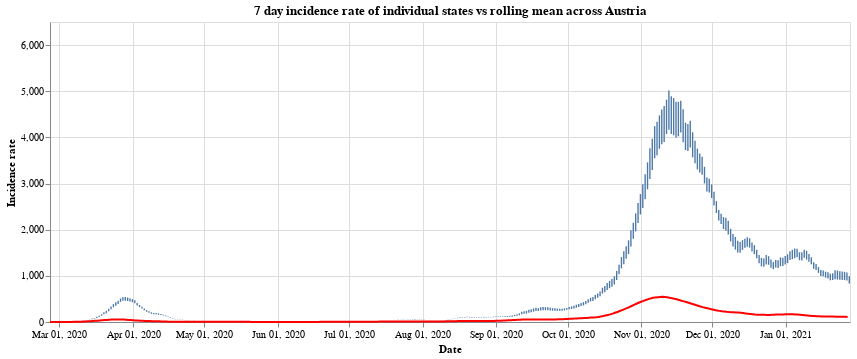

The notebook cell saved with this chart:
### Markdown cell above
Finally we have the

### Code cell
#collapse
states = at_data['Bundesland'].unique()
states.sort()

selection = alt.selection_single(
    name='Select',
    fields=['Bundesland'],
    init={'Bundesland': 'Vorarlberg'},
    bind={'Bundesland': alt.binding_select(options=states)}
)

# scatter plot, modify opacity based on selection
bars = alt.Chart(at_data).mark_bar().add_selection(
    selection
).encode(
    x=alt.X("yearmonthdate(Time):T", axis=alt.Axis(title='Date')),
    y=alt.Y("SiebenTageInzidenzFaelle:Q", axis=alt.Axis(title='Incidence rate')),
    tooltip='SiebenTageInzidenzFaelle:Q',
    opacity=alt.condition(selection, alt.value(1), alt.value(0))
).properties(title=f'7 day incidence rate of individual states vs rolling mean across Austria', width=800)

line = alt.Chart(all_austria).mark_line(
    color='red',
    size=2,
).transform_window(
    rolling_mean='mean(SiebenTageInzidenzFaelle)',
    frame=[0, 7]
).encode(
    x='yearmonthdate(Time):T',
    y='rolling_mean:Q'
)

alt.layer(bars, line)

### Figure 1 — Vega-Lite specification as saved in the notebook (floating-point values rounded to 4 significant figures; data arrays with more than 128 entries replaced by an {"elided": "..."} marker saying what was removed)
{"config": {"view": {"continuousWidth": 400, "continuousHeight": 300}}, "layer": [{"data": {"name": "data-6362e19ed3c41dad3dad281eaa4223f6"}, "mark": "bar", "encoding": {"opacity": {"condition": {"value": 1, "selection": "Select"}, "value": 0}, "tooltip": {"type": "quantitative", "field": "SiebenTageInzidenzFaelle"}, "x": {"type": "temporal", "axis": {"title": "Date"}, "field": "Time", "timeUnit": "yearmonthdate"}, "y": {"type": "quantitative", "axis": {"title": "Incidence rate"}, "field": "SiebenTageInzidenzFaelle"}}, "selection": {"Select": {"type": "single", "fields": ["Bundesland"], "init": {"Bundesland": "Vorarlberg"}, "bind": {"Bundesland": {"input": "select", "options": ["Burgenland", "Kärnten", "Niederösterreich", "Oberösterreich", "Salzburg", "Steiermark", "Tirol", "Vorarlberg", "Wien", "Österreich"]}}}}, "title": "7 day incidence rate of individual states vs rolling mean across Austria", "width": 800}, {"data": {"name": "data-8b509bd4a3ea45fb3855633c803c617d"}, "mark": {"type": "line", "color": "red", "size": 2}, "encoding": {"x": {"type": "temporal", "field": "Time", "timeUnit": "yearmonthdate"}, "y": {"type": "quantitative", "field": "rolling_mean"}}, "transform": [{"window": [{"op": "mean", "field": "SiebenTageInzidenzFaelle", "as": "rolling_mean"}], "frame": [0, 7]}]}], "$schema": "https://vega.github.io/schema/vega-lite/v4.8.1.json", "datasets": {"data-6362e19ed3c41dad3dad281eaa4223f6": {"elided": "3370 records"}, "data-8b509bd4a3ea45fb3855633c803c617d": {"elided": "337 records"}}}
